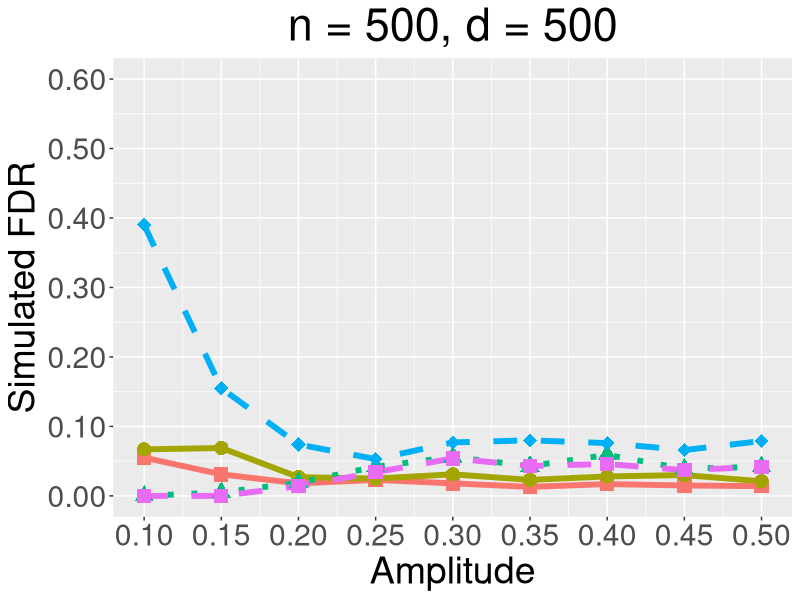
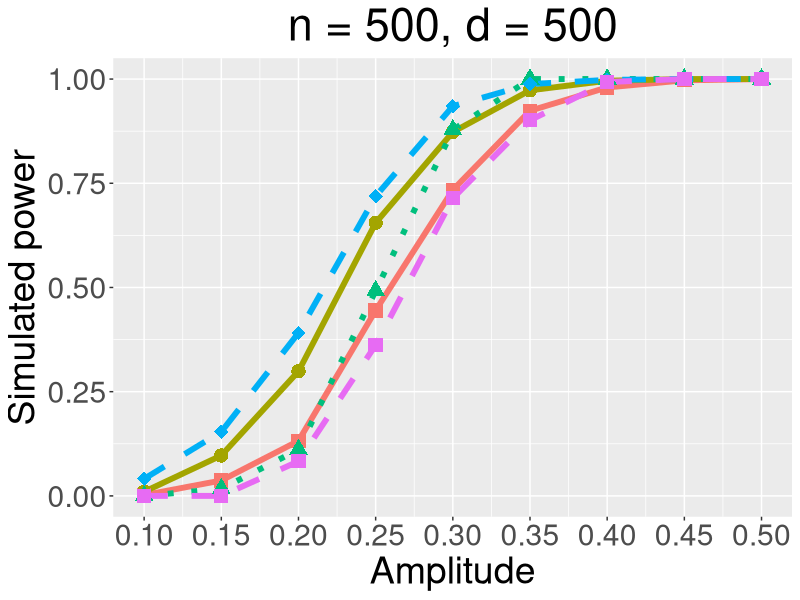
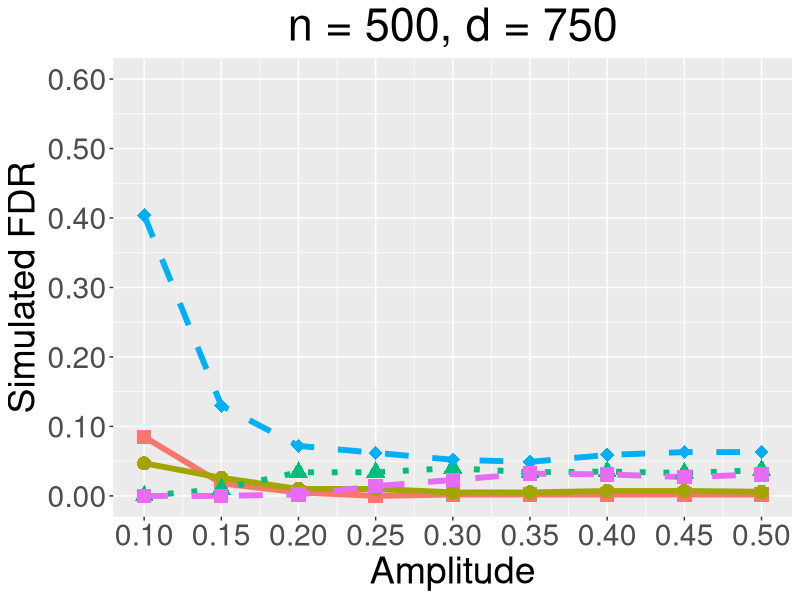
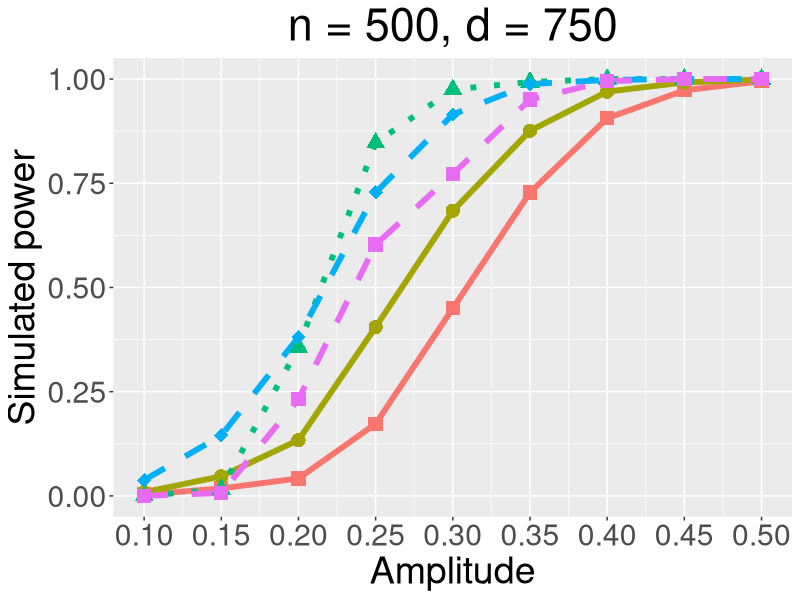
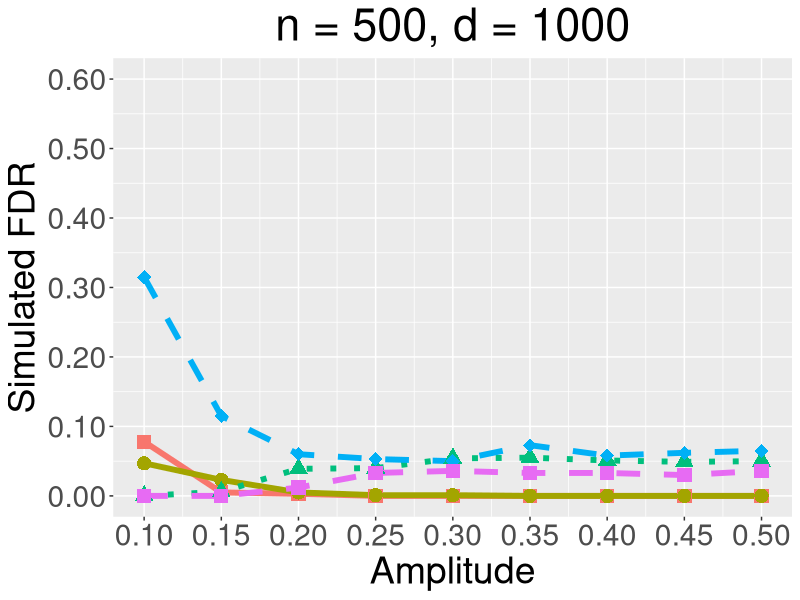
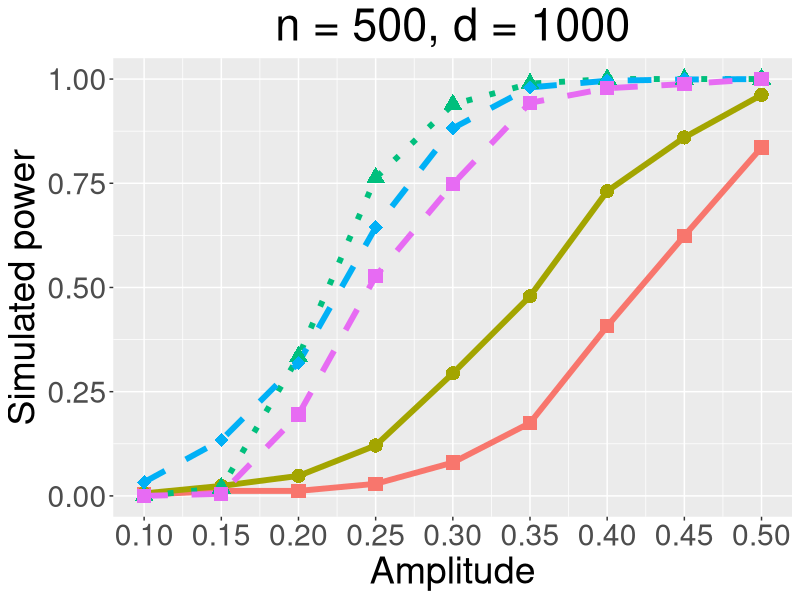
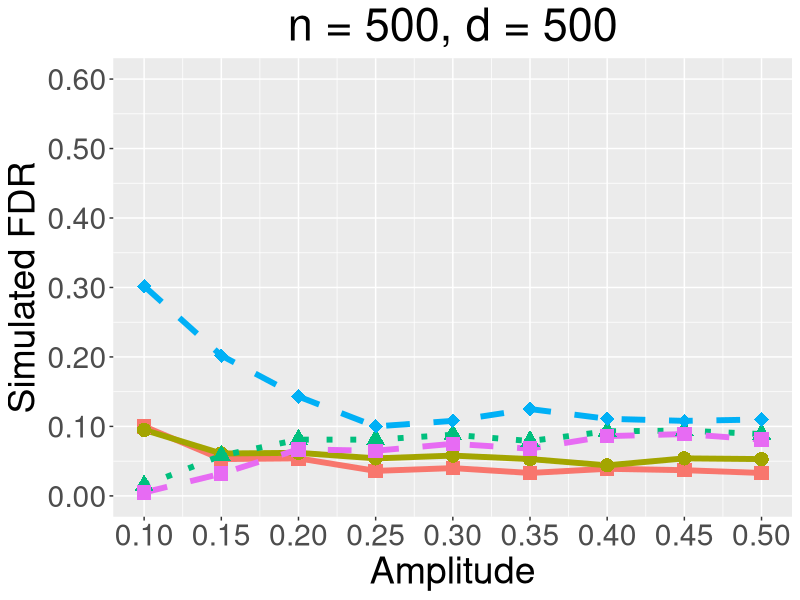
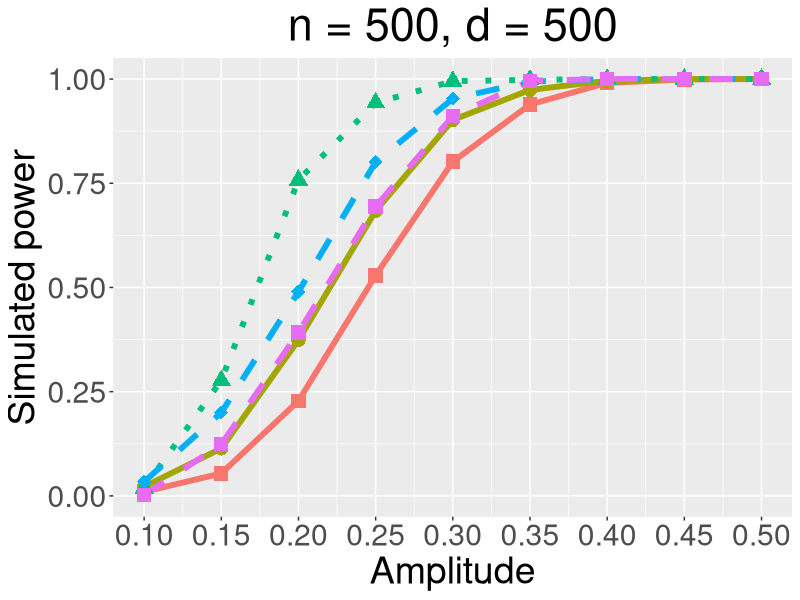

Source code (R) for these figures, in order:
library(ggplot2)
# This script presents the results under S2 with FDR level = 0.05.
# We will construct 6 figures, which are 
# 1, n = 200; p = 1*n, 1.5*n, 2*n; rho;
# 2, n = 500; p = 1*n, 1.5*n, 2*n; rho;
# 3, n = 200; p = 1*n, 1.5*n, 2*n; rho;
# 4, n = 500; p = 1*n, 1.5*n, 2*n; rho;
# 5, n = 200; p = 1*n, 1.5*n, 2*n; amp;
# 6, n = 500; p = 1*n, 1.5*n, 2*n; amp.
# Each figure will include 6 subfigures. This script will draw total 36 figures.

# First step, we record the data. Second step, we draw the figure.
# 1st column, 1p method; 2nd column, 2p method; 3rd column, knockoff method.
# Row: larger parameters.

# Figure 1

n200p1fdr_005 = matrix(c(
                         0.055,0.067,0,0.390,0,
                         0.031,0.069,0.005,0.155,0,
                         0.018,0.027,0.019,0.074,0.014,
                         0.023,0.025,0.042,0.053,0.034,
                         0.018,0.031,0.056,0.077,0.054,
                         0.013,0.023,0.043,0.080,0.043,
                         0.017,0.028,0.059,0.076,0.046,
                         0.015,0.030,0.039,0.066,0.037,
                         0.014,0.021,0.042,0.079,0.042),
                       byrow = TRUE, nrow = 9, ncol = 5)


n200p1power_005 = matrix(c(
                           0.002,0.010,0,0.041,0,
                           0.037,0.097,0.017,0.154,0,
                           0.132,0.299,0.111,0.391,0.083,
                           0.445,0.655,0.492,0.719,0.362,
                           0.734,0.873,0.878,0.935,0.714,
                           0.924,0.973,1,0.988,0.901,
                           0.980,0.996,1,0.998,0.993,
                           0.997,1,1,1,1,
                           1,1,1,1,1),
                         byrow = TRUE, nrow = 9, ncol = 5)




n200p1.5fdr_005 = matrix(c(
                           0.085,0.047,0,0.404,0,
                           0.018,0.026,0.010,0.130,0,
                           0.005,0.010,0.034,0.072,0.002,
                           0,0.010,0.034,0.062,0.014,
                           0.002,0.005,0.040,0.052,0.023,
                           0.002,0.005,0.034,0.049,0.032,
                           0.002,0.007,0.035,0.059,0.031,
                           0.002,0.007,0.033,0.063,0.027,
                           0.002,0.006,0.037,0.063,0.031),
                         byrow = TRUE, nrow = 9, ncol = 5)


n200p1.5power_005 = matrix(c(
                             0.003,0.009,0,0.038,0,
                             0.018,0.047,0.016,0.145,0.007,
                             0.042,0.134,0.357,0.381,0.232,
                             0.173,0.405,0.847,0.728,0.603,
                             0.450,0.684,0.975,0.915,0.772,
                             0.728,0.876,0.993,0.988,0.951,
                             0.906,0.970,1,0.998,0.995,
                             0.973,0.992,1,1,1,
                             0.995,0.999,1,1,1),
                           byrow = TRUE, nrow = 9, ncol = 5)



# Figure 2

n200p2fdr_005 = matrix(c(
                         0.078,0.047,0,0.315,0,
                         0.005,0.023,0.006,0.115,0,
                         0.003,0.005,0.039,0.060,0.012,
                         0,0.001,0.040,0.053,0.033,
                         0,0.001,0.054,0.050,0.036,
                         0,0,0.055,0.073,0.033,
                         0,0,0.051,0.058,0.033,
                         0,0,0.049,0.062,0.030,
                         0,0,0.050,0.065,0.036),
                       byrow = TRUE, nrow = 9, ncol = 5)


n200p2power_005 = matrix(c(
                           0.003,0.006,0,0.033,0,
                           0.012,0.024,0.019,0.134,0.005,
                           0.012,0.048,0.334,0.319,0.195,
                           0.029,0.121,0.763,0.644,0.527,
                           0.080,0.294,0.939,0.882,0.748,
                           0.175,0.479,0.989,0.980,0.943,
                           0.407,0.731,1,0.996,0.978,
                           0.624,0.860,1,0.999,0.988,
                           0.836,0.962,1,1,1),
                         byrow = TRUE, nrow = 9, ncol = 5)



# Figure 5

n200p1fdr_01 = matrix(c(
                        0.100,0.095,0.015,0.302,0.005,
                        0.053,0.061,0.058,0.202,0.032,
                        0.054,0.062,0.081,0.143,0.067,
                        0.036,0.054,0.081,0.100,0.065,
                        0.040,0.058,0.088,0.108,0.075,
                        0.033,0.053,0.079,0.125,0.068,
                        0.039,0.044,0.093,0.111,0.086,
                        0.037,0.054,0.094,0.108,0.089,
                        0.033,0.053,0.089,0.110,0.081),
                      byrow = TRUE, nrow = 9, ncol = 5)


n200p1power_01 = matrix(c(
                          0.010,0.022,0.019,0.034,0.002,
                          0.054,0.114,0.277,0.200,0.124,
                          0.228,0.374,0.758,0.490,0.392,
                          0.529,0.684,0.943,0.801,0.694,
                          0.802,0.902,0.995,0.953,0.911,
                          0.939,0.974,0.998,0.994,0.996,
                          0.991,0.996,1,1,1,
                          0.999,1,1,1,1,
                          1,1,1,1,1),
                        byrow = TRUE, nrow = 9, ncol = 5)


n200p1.5fdr_01 = matrix(c(
                          0.088,0.104,0.012,0.286,0.004,
                          0.052,0.059,0.059,0.174,0.024,
                          0.031,0.031,0.104,0.115,0.086,
                          0.010,0.018,0.098,0.098,0.078,
                          0.005,0.013,0.112,0.107,0.089,
                          0.004,0.014,0.106,0.109,0.083,
                          0.004,0.010,0.083,0.107,0.076,
                          0.006,0.011,0.090,0.105,0.078,
                          0.003,0.010,0.091,0.100,0.084),
                        byrow = TRUE, nrow = 9, ncol = 5)


n200p1.5power_01 = matrix(c(
                            0.008,0.015,0.015,0.042,0.008,
                            0.016,0.047,0.200,0.160,0.094,
                            0.083,0.196,0.715,0.414,0.298,
                            0.259,0.447,0.926,0.764,0.643,
                            0.558,0.734,0.991,0.937,0.818,
                            0.825,0.919,1,0.988,0.954,
                            0.925,0.973,1,0.998,0.987,
                            0.984,0.995,1,1,0.998,
                            0.996,1,1,1,1),
                          byrow = TRUE, nrow = 9, ncol = 5)


# Figure 6

n200p2fdr_01 = matrix(c(
                        0.110,0.122,0.043,0.297,0.013,
                        0.046,0.042,0.086,0.144,0.052,
                        0.002,0.006,0.078,0.112,0.065,
                        0,0.003,0.091,0.094,0.081,
                        0,0.001,0.089,0.108,0.074,
                        0.001,0.001,0.099,0.102,0.081,
                        0,0,0.100,0.110,0.085,
                        0,0,0.102,0.102,0.078,
                        0,0,0.103,0.097,0.083),
                      byrow = TRUE, nrow = 9, ncol = 5)


n200p2power_01 = matrix(c(
                          0.004,0.009,0.035,0.034,0.006,
                          0.011,0.032,0.222,0.132,0.076,
                          0.032,0.067,0.622,0.401,0.292,
                          0.056,0.153,0.877,0.715,0.636,
                          0.143,0.353,0.977,0.931,0.828,
                          0.282,0.570,0.995,0.984,0.956,
                          0.568,0.795,1,0.995,0.987,
                          0.789,0.923,1,0.999,0.998,
                          0.901,0.969,1,1,1),
                        byrow = TRUE, nrow = 9, ncol = 5)


# Amplitude, 12 figures


# Figure 1-1

# Set x label, it is public.
amplevel = rep(c(0.1,0.15,0.2,0.25,0.3,0.35,0.4,0.45,0.5), times = 5)
# Set the type of methods, it is public.
type = rep(c('A','B','C','D','E'), each = 9)

points = c('A' = 15, 'B' = 16, 'C' = 17, 'D' = 18, 'E' = 15)

# Read the data into dataframe.
fdr11 = c(n200p1fdr_005[,1], n200p1fdr_005[,2], n200p1fdr_005[,3], n200p1fdr_005[,4], n200p1fdr_005[,5])
df11 = data.frame(amplevel = amplevel, type = type, fdr = fdr11)

# DRAW
n500p500fdr_005 = 
  ggplot(data = df11, mapping = aes(x = amplevel, y = fdr, colour = type, shape = type, linetype = type)) + scale_linetype_manual(values=c("solid", "solid", "dotted", "dashed", "dashed")) + scale_shape_manual(values = points)+ geom_line(linewidth = 2) + geom_point(size = 4.5) + scale_x_continuous(name = "Amplitude", breaks = seq(0.1, 0.5, by = 0.05), labels = c("0.10", "0.15", "0.20", "0.25", "0.30", "0.35", "0.40", "0.45","0.50"), limits = c(0.1, 0.5)) + scale_y_continuous(name = "Simulated FDR", breaks = seq(0, 0.6, by = 0.1), labels = c("0.00","0.10", "0.20", "0.30", "0.40", "0.50", "0.60"), limits = c(0,0.6)) + ggtitle("n = 500, d = 500") + theme(legend.position = 'none', text = element_text(size = 27), plot.title = element_text(hjust = 0.5)) 

# SAVE
ggsave("n500p500fdr_005.pdf", device = "pdf", path = "C:/Users/朱正天/Desktop/Knockoff_code/Knockoff_pre/S2", width = 8, height = 6)


# Figure 1-2

# Read the data into dataframe.
pwr12 = c(n200p1power_005[,1], n200p1power_005[,2], n200p1power_005[,3], n200p1power_005[,4], n200p1power_005[,5])
df12 = data.frame(amplevel = amplevel, type = type, power = pwr12)

# DRAW
n500p500power_005 = 
  ggplot(data = df12, mapping = aes(x = amplevel, y = power, colour = type, shape = type, linetype = type)) + scale_linetype_manual(values=c("solid", "solid", "dotted", "dashed", "dashed")) + scale_shape_manual(values = points)+ geom_line(linewidth = 2) + geom_point(size = 4.5) + scale_x_continuous(name = "Amplitude", breaks = seq(0.1, 0.5, by = 0.05), labels = c("0.10", "0.15", "0.20", "0.25", "0.30", "0.35", "0.40", "0.45","0.50"), limits = c(0.1, 0.5)) + scale_y_continuous(name = "Simulated power", breaks = seq(0, 1, by = 0.25), labels = c("0.00","0.25", "0.50", "0.75", "1.00"), limits = c(0,1)) + ggtitle("n = 500, d = 500") + theme(legend.position = 'none', text = element_text(size = 27), plot.title = element_text(hjust = 0.5))

# SAVE
ggsave("n500p500power_005.pdf", device = "pdf", path = "C:/Users/朱正天/Desktop/Knockoff_code/Knockoff_pre/S2", width = 8, height = 6)


# Figure 1-3

# Read the data into dataframe.
fdr13 = c(n200p1.5fdr_005[,1], n200p1.5fdr_005[,2], n200p1.5fdr_005[,3], n200p1.5fdr_005[,4], n200p1.5fdr_005[,5])
df13 = data.frame(amplevel = amplevel, type = type, fdr = fdr13)

# DRAW
n500p750fdr_005 = 
  ggplot(data = df13, mapping = aes(x = amplevel, y = fdr, colour = type, shape = type, linetype = type)) + scale_linetype_manual(values=c("solid", "solid", "dotted", "dashed", "dashed")) + scale_shape_manual(values = points)+ geom_line(linewidth = 2) + geom_point(size = 4.5) + scale_x_continuous(name = "Amplitude", breaks = seq(0.1, 0.5, by = 0.05), labels = c("0.10", "0.15", "0.20", "0.25", "0.30", "0.35", "0.40", "0.45","0.50"), limits = c(0.1, 0.5)) + scale_y_continuous(name = "Simulated FDR", breaks = seq(0, 0.6, by = 0.1), labels = c("0.00","0.10", "0.20", "0.30", "0.40", "0.50", "0.60"), limits = c(0,0.6)) + ggtitle("n = 500, d = 750") + theme(legend.position = 'none', text = element_text(size = 27), plot.title = element_text(hjust = 0.5)) 

# SAVE
ggsave("n500p750fdr_005.pdf", device = "pdf", path = "C:/Users/朱正天/Desktop/Knockoff_code/Knockoff_pre/S2", width = 8, height = 6)


# Figure 1-4

# Read the data into dataframe.
pwr14 = c(n200p1.5power_005[,1], n200p1.5power_005[,2], n200p1.5power_005[,3], n200p1.5power_005[,4], n200p1.5power_005[,5])
df14 = data.frame(amplevel = amplevel, type = type, power = pwr14)

# DRAW
n500p750power_005 = 
  ggplot(data = df14, mapping = aes(x = amplevel, y = power, colour = type, shape = type, linetype = type)) + scale_linetype_manual(values=c("solid", "solid", "dotted", "dashed", "dashed")) + scale_shape_manual(values = points)+ geom_line(linewidth = 2) + geom_point(size = 4.5) + scale_x_continuous(name = "Amplitude", breaks = seq(0.1, 0.5, by = 0.05), labels = c("0.10", "0.15", "0.20", "0.25", "0.30", "0.35", "0.40", "0.45","0.50"), limits = c(0.1, 0.5)) + scale_y_continuous(name = "Simulated power", breaks = seq(0, 1, by = 0.25), labels = c("0.00","0.25", "0.50", "0.75", "1.00"), limits = c(0,1)) + ggtitle("n = 500, d = 750") + theme(legend.position = 'none', text = element_text(size = 27), plot.title = element_text(hjust = 0.5))

# SAVE
ggsave("n500p750power_005.pdf", device = "pdf", path = "C:/Users/朱正天/Desktop/Knockoff_code/Knockoff_pre/S2", width = 8, height = 6)


# Figure 1-9

# Read the data into dataframe.
fdr19 = c(n200p2fdr_005[,1], n200p2fdr_005[,2], n200p2fdr_005[,3], n200p2fdr_005[,4], n200p2fdr_005[,5])
df19 = data.frame(amplevel = amplevel, type = type, fdr = fdr19)

# DRAW
n500p1000fdr_005 = 
  ggplot(data = df19, mapping = aes(x = amplevel, y = fdr, colour = type, shape = type, linetype = type)) + scale_linetype_manual(values=c("solid", "solid", "dotted", "dashed", "dashed")) + scale_shape_manual(values = points)+ geom_line(linewidth = 2) + geom_point(size = 4.5) + scale_x_continuous(name = "Amplitude", breaks = seq(0.1, 0.5, by = 0.05), labels = c("0.10", "0.15", "0.20", "0.25", "0.30", "0.35", "0.40", "0.45","0.50"), limits = c(0.1, 0.5)) + scale_y_continuous(name = "Simulated FDR", breaks = seq(0, 0.6, by = 0.1), labels = c("0.00","0.10", "0.20", "0.30", "0.40", "0.50", "0.60"), limits = c(0,0.6)) + ggtitle("n = 500, d = 1000") + theme(legend.position = 'none', text = element_text(size = 27), plot.title = element_text(hjust = 0.5)) 

# SAVE
ggsave("n500p1000fdr_005.pdf", device = "pdf", path = "C:/Users/朱正天/Desktop/Knockoff_code/Knockoff_pre/S2", width = 8, height = 6)


# Figure 1-10

# Read the data into dataframe.
pwr110 = c(n200p2power_005[,1], n200p2power_005[,2], n200p2power_005[,3], n200p2power_005[,4], n200p2power_005[,5])
df110 = data.frame(amplevel = amplevel, type = type, power = pwr110)

# DRAW
n500p1000power_005 = 
  ggplot(data = df110, mapping = aes(x = amplevel, y = power, colour = type, shape = type, linetype = type)) + scale_linetype_manual(values=c("solid", "solid", "dotted", "dashed", "dashed")) + scale_shape_manual(values = points)+ geom_line(linewidth = 2) + geom_point(size = 4.5) + scale_x_continuous(name = "Amplitude", breaks = seq(0.1, 0.5, by = 0.05), labels = c("0.10", "0.15", "0.20", "0.25", "0.30", "0.35", "0.40", "0.45","0.50"), limits = c(0.1, 0.5)) + scale_y_continuous(name = "Simulated power", breaks = seq(0, 1, by = 0.25), labels = c("0.00","0.25", "0.50", "0.75", "1.00"), limits = c(0,1)) + ggtitle("n = 500, d = 1000") + theme(legend.position = 'none', text = element_text(size = 27), plot.title = element_text(hjust = 0.5))

# SAVE
ggsave("n500p1000power_005.pdf", device = "pdf", path = "C:/Users/朱正天/Desktop/Knockoff_code/Knockoff_pre/S2", width = 8, height = 6)




# Amp, 12 figures


# Figure 2-1
# Set x label, it is public.
amp = rep(c(0.1,0.15,0.2,0.25,0.3,0.35,0.4,0.45,0.5), times = 5)

# Read the data into dataframe.
fdr21 = c(n200p1fdr_01[,1], n200p1fdr_01[,2], n200p1fdr_01[,3], n200p1fdr_01[,4], n200p1fdr_01[,5])
df21 = data.frame(amp = amp, type = type, fdr = fdr21)

# DRAW
n500p500fdr_01 = 
  ggplot(data = df21, mapping = aes(x = amp, y = fdr, colour = type, shape = type, linetype = type)) + scale_linetype_manual(values=c("solid", "solid", "dotted", "dashed", "dashed")) + scale_shape_manual(values = points)+ geom_line(linewidth = 2) + geom_point(size = 4.5) + scale_x_continuous(name = "Amplitude", breaks = seq(0.1, 0.5, by = 0.05), labels = c("0.10", "0.15", "0.20", "0.25", "0.30", "0.35", "0.40", "0.45","0.50"), limits = c(0.1, 0.5)) + ggtitle("n = 500, d = 500") + theme(legend.position = 'none', text = element_text(size = 27), plot.title = element_text(hjust = 0.5)) + scale_y_continuous(name = "Simulated FDR", breaks = seq(0, 0.6, by = 0.1), labels = c("0.00","0.10", "0.20", "0.30", "0.40", "0.50", "0.60"), limits = c(0,0.6))

# SAVE
ggsave("n500p500fdr_01.pdf", device = "pdf", path = "C:/Users/朱正天/Desktop/Knockoff_code/Knockoff_pre/S2", width = 8, height = 6)


# Figure 2-2

# Read the data into dataframe.
pwr22 = c(n200p1power_01[,1], n200p1power_01[,2], n200p1power_01[,3], n200p1power_01[,4], n200p1power_01[,5])
df22 = data.frame(amp = amp, type = type, power = pwr22)

# DRAW
n500p500power_01 = 
  ggplot(data = df22, mapping = aes(x = amp, y = power, colour = type, shape = type, linetype = type)) + scale_linetype_manual(values=c("solid", "solid", "dotted", "dashed", "dashed")) + scale_shape_manual(values = points)+ geom_line(linewidth = 2) + geom_point(size = 4.5) + scale_x_continuous(name = "Amplitude", breaks = seq(0.1, 0.5, by = 0.05), labels = c("0.10", "0.15", "0.20", "0.25", "0.30", "0.35", "0.40", "0.45","0.50"), limits = c(0.1, 0.5)) + scale_y_continuous(name = "Simulated power", breaks = seq(0, 1, by = 0.25), labels = c("0.00","0.25", "0.50", "0.75", "1.00"), limits = c(0,1)) + ggtitle("n = 500, d = 500") + theme(legend.position = 'none', text = element_text(size = 27), plot.title = element_text(hjust = 0.5))

# SAVE
ggsave("n500p500power_01.pdf", device = "pdf", path = "C:/Users/朱正天/Desktop/Knockoff_code/Knockoff_pre/S2", width = 8, height = 6)



# Figure 2-3

# Read the data into dataframe.
fdr23 = c(n200p1.5fdr_01[,1], n200p1.5fdr_01[,2], n200p1.5fdr_01[,3], n200p1.5fdr_01[,4], n200p1.5fdr_01[,5])
df23 = data.frame(amp = amp, type = type, fdr = fdr23)

# DRAW
n500p750fdr_01 = 
  ggplot(data = df23, mapping = aes(x = amp, y = fdr, colour = type, shape = type, linetype = type)) + scale_linetype_manual(values=c("solid", "solid", "dotted", "dashed", "dashed")) + scale_shape_manual(values = points)+ geom_line(linewidth = 2) + geom_point(size = 4.5) + scale_x_continuous(name = "Amplitude", breaks = seq(0.1, 0.5, by = 0.05), labels = c("0.10", "0.15", "0.20", "0.25", "0.30", "0.35", "0.40", "0.45","0.50"), limits = c(0.1, 0.5)) + ggtitle("n = 500, d = 750") + theme(legend.position = 'none', text = element_text(size = 27), plot.title = element_text(hjust = 0.5)) + scale_y_continuous(name = "Simulated FDR", breaks = seq(0, 0.6, by = 0.1), labels = c("0.00","0.10", "0.20", "0.30", "0.40", "0.50", "0.60"), limits = c(0,0.6))

# SAVE
ggsave("n500p750fdr_01.pdf", device = "pdf", path = "C:/Users/朱正天/Desktop/Knockoff_code/Knockoff_pre/S2", width = 8, height = 6)


# Figure 2-4

# Read the data into dataframe.
pwr24 = c(n200p1.5power_01[,1], n200p1.5power_01[,2], n200p1.5power_01[,3], n200p1.5power_01[,4], n200p1.5power_01[,5])
df24 = data.frame(amp = amp, type = type, power = pwr24)

# DRAW
n500p750power_01 = 
  ggplot(data = df24, mapping = aes(x = amp, y = power, colour = type, shape = type, linetype = type)) + scale_linetype_manual(values=c("solid", "solid", "dotted", "dashed", "dashed")) + scale_shape_manual(values = points)+ geom_line(linewidth = 2) + geom_point(size = 4.5) + scale_x_continuous(name = "Amplitude", breaks = seq(0.1, 0.5, by = 0.05), labels = c("0.10", "0.15", "0.20", "0.25", "0.30", "0.35", "0.40", "0.45","0.50"), limits = c(0.1, 0.5)) + scale_y_continuous(name = "Simulated power", breaks = seq(0, 1, by = 0.25), labels = c("0.00","0.25", "0.50", "0.75", "1.00"), limits = c(0,1)) + ggtitle("n = 500, d = 750") + theme(legend.position = 'none', text = element_text(size = 27), plot.title = element_text(hjust = 0.5))

# SAVE
ggsave("n500p750power_01.pdf", device = "pdf", path = "C:/Users/朱正天/Desktop/Knockoff_code/Knockoff_pre/S2", width = 8, height = 6)


# Figure 2-9

# Read the data into dataframe.
fdr29 = c(n200p2fdr_01[,1], n200p2fdr_01[,2], n200p2fdr_01[,3], n200p2fdr_01[,4], n200p2fdr_01[,5])
df29 = data.frame(amp = amp, type = type, fdr = fdr29)

# DRAW
n500p1000fdr_01 = 
  ggplot(data = df29, mapping = aes(x = amp, y = fdr, colour = type, shape = type, linetype = type)) + scale_linetype_manual(values=c("solid", "solid", "dotted", "dashed", "dashed")) + scale_shape_manual(values = points)+ geom_line(linewidth = 2) + geom_point(size = 4.5) + scale_x_continuous(name = "Amplitude", breaks = seq(0.1, 0.5, by = 0.05), labels = c("0.10", "0.15", "0.20", "0.25", "0.30", "0.35", "0.40", "0.45","0.50"), limits = c(0.1, 0.5)) + ggtitle("n = 500, d = 1000") + theme(legend.position = 'none', text = element_text(size = 27), plot.title = element_text(hjust = 0.5)) + scale_y_continuous(name = "Simulated FDR", breaks = seq(0, 0.6, by = 0.1), labels = c("0.00","0.10", "0.20", "0.30", "0.40", "0.50", "0.60"), limits = c(0,0.6))

# SAVE
ggsave("n500p1000fdr_01.pdf", device = "pdf", path = "C:/Users/朱正天/Desktop/Knockoff_code/Knockoff_pre/S2", width = 8, height = 6)


# Figure 2-10

# Read the data into dataframe.
pwr210 = c(n200p2power_01[,1], n200p2power_01[,2], n200p2power_01[,3], n200p2power_01[,4], n200p2power_01[,5])
df210 = data.frame(amp = amp, type = type, power = pwr210)

# DRAW
n500p1000power_01 = 
  ggplot(data = df210, mapping = aes(x = amp, y = power, colour = type, shape = type, linetype = type)) + scale_linetype_manual(values=c("solid", "solid", "dotted", "dashed", "dashed")) + scale_shape_manual(values = points)+ geom_line(linewidth = 2) + geom_point(size = 4.5) + scale_x_continuous(name = "Amplitude", breaks = seq(0.1, 0.5, by = 0.05), labels = c("0.10", "0.15", "0.20", "0.25", "0.30", "0.35", "0.40", "0.45","0.50"), limits = c(0.1, 0.5)) + scale_y_continuous(name = "Simulated power", breaks = seq(0, 1, by = 0.25), labels = c("0.00","0.25", "0.50", "0.75", "1.00"), limits = c(0,1)) + ggtitle("n = 500, d = 1000") + theme(legend.position = 'none', text = element_text(size = 27), plot.title = element_text(hjust = 0.5))

# SAVE
ggsave("n500p1000power_01.pdf", device = "pdf", path = "C:/Users/朱正天/Desktop/Knockoff_code/Knockoff_pre/S2", width = 8, height = 6)

